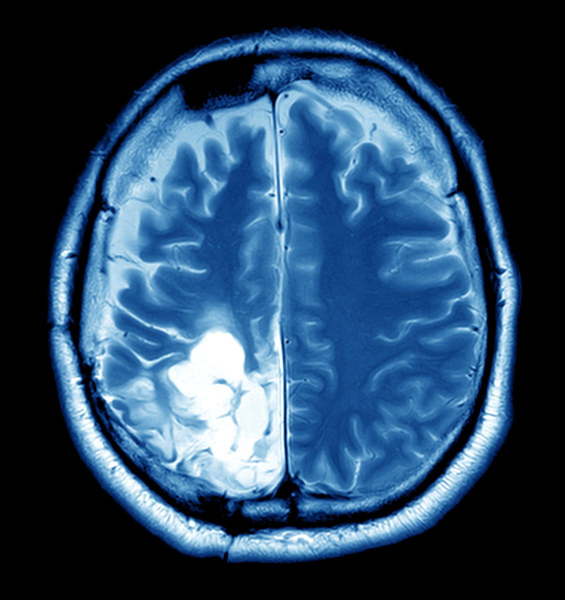
#> input picture nlp_brain_project/3c7b18a8-c266-455c-b552-dd660d9fac50.jpg.jpeg, 1130 x 1200 px, found by its file name (shown at 1/2 size)
$ jupyter execute --allow-errors nlp_brain_project.ipynb
#> lines starting #> are read from the running program, lines starting #| are printed output that depends on the picture
[cell 1]
import zipfile
import os
import cv2

zip_path = "/content/archive (21).zip"
extract_path = "extracted_images"

#> (the rest of this cell did not finish here and is left out)

[cell 2]
import numpy as np
import matplotlib.pyplot as plt
from sklearn.model_selection import train_test_split
from sklearn.linear_model import LogisticRegression
from sklearn.metrics import accuracy_score, classification_report, confusion_matrix

def load_and_preprocess_images(base_path, img_size=(128, 128)):
    images = []
    labels = []

    yes_path = os.path.join(base_path, 'yes')
    no_path = os.path.join(base_path, 'no')

    if os.path.exists(yes_path):
        for filename in os.listdir(yes_path):
            if filename.lower().endswith(('.jpg', '.jpeg', '.png', '.bmp')):
                img_path = os.path.join(yes_path, filename)
                img = cv2.imread(img_path)
                if img is not None:
                    img = cv2.resize(img, img_size)
                    images.append(img)
                    labels.append(1)

    if os.path.exists(no_path):
        for filename in os.listdir(no_path):
            if filename.lower().endswith(('.jpg', '.jpeg', '.png', '.bmp')):
                img_path = os.path.join(no_path, filename)
                img = cv2.imread(img_path)
                if img is not None:
                    img = cv2.resize(img, img_size)
                    images.append(img)
                    labels.append(0)

    return np.array(images), np.array(labels)

IMG_SIZE = (128, 128)

X, y = load_and_preprocess_images(extract_path, IMG_SIZE)

print(f"Total images loaded: {len(X)}")
print(f"Shape of image data (X): {X.shape}")
print(f"Shape of labels (y): {y.shape}")

indices = np.arange(len(X))
np.random.shuffle(indices)
X = X[indices]
y = y[indices]

print("Data shuffled.")

X_normalized = X / 255.0

#> (the rest of this cell did not finish here and is left out)

[cell 3]
def plot_samples(X, y, num_samples=5):
#> called with X = array of shape (0,), y = array of shape (0,), num_samples = 5
    plt.figure(figsize=(15, 6))
    unique_labels = np.unique(y)

    for label_val in unique_labels:
        label_indices = np.where(y == label_val)[0]
        sample_indices = np.random.choice(label_indices, min(num_samples, len(label_indices)), replace=False)

        for i, idx in enumerate(sample_indices):
            plt.subplot(len(unique_labels), num_samples, label_val * num_samples + i + 1)
            display_img = (X[idx] * 255).astype(np.uint8)
            plt.imshow(cv2.cvtColor(display_img, cv2.COLOR_BGR2RGB))
            plt.title(f'Label: {"Tumor" if label_val == 1 else "No Tumor"}')
            plt.axis('off')
    plt.tight_layout()
    plt.show()

plot_samples(X_normalized, y, num_samples=5)

[cell 4]
logistic_model = LogisticRegression(max_iter=2000, random_state=42)
#> (the rest of this cell did not finish here and is left out)

#> (a cell that did not finish here is left out)

[cell 6]
from sklearn.svm import SVC

param_grid = {
    'C': [0.1, 1, 10, 100],
    'kernel': ['linear', 'rbf'],
    'gamma': ['scale', 'auto']
}

#> (the rest of this cell did not finish here and is left out)

#> (a cell that did not finish here is left out)

[cell 8]
from google.colab import files
import io

uploaded = files.upload()
#> the answer given: 3c7b18a8-c266-455c-b552-dd660d9fac50.jpg.jpeg

if uploaded:
    for filename in uploaded.keys():
        uploaded_image_path = f"/content/{filename}"
        print(f"Successfully uploaded: {uploaded_image_path}")
else:
    print("No file was uploaded.")

[cell 9]
def preprocess_single_image(image_path, img_size=(128, 128)):
#> called with img_size = (128, 128)
    img = cv2.imread(image_path)
#> img is the input picture: shape (1200, 1130, 3); mean B, G, R 98.8, 71.5, 43
    if img is None:
        print(f"Error: Could not load image from {image_path}")
        return None

    img_resized = cv2.resize(img, img_size)
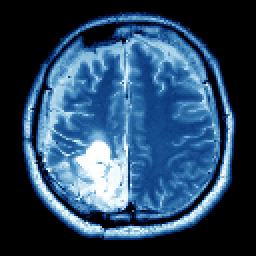
#> img_resized: shape (128, 128, 3) (shown 2 times larger); mean B, G, R 98.7, 71.4, 42.9
    img_normalized = img_resized / 255.0
    img_flat = img_normalized.reshape(1, -1)

    return img_flat, img_resized

new_image_path = uploaded_image_path
print(f"Using uploaded image for prediction: {new_image_path}")

#> (the rest of this cell did not finish here and is left out)
